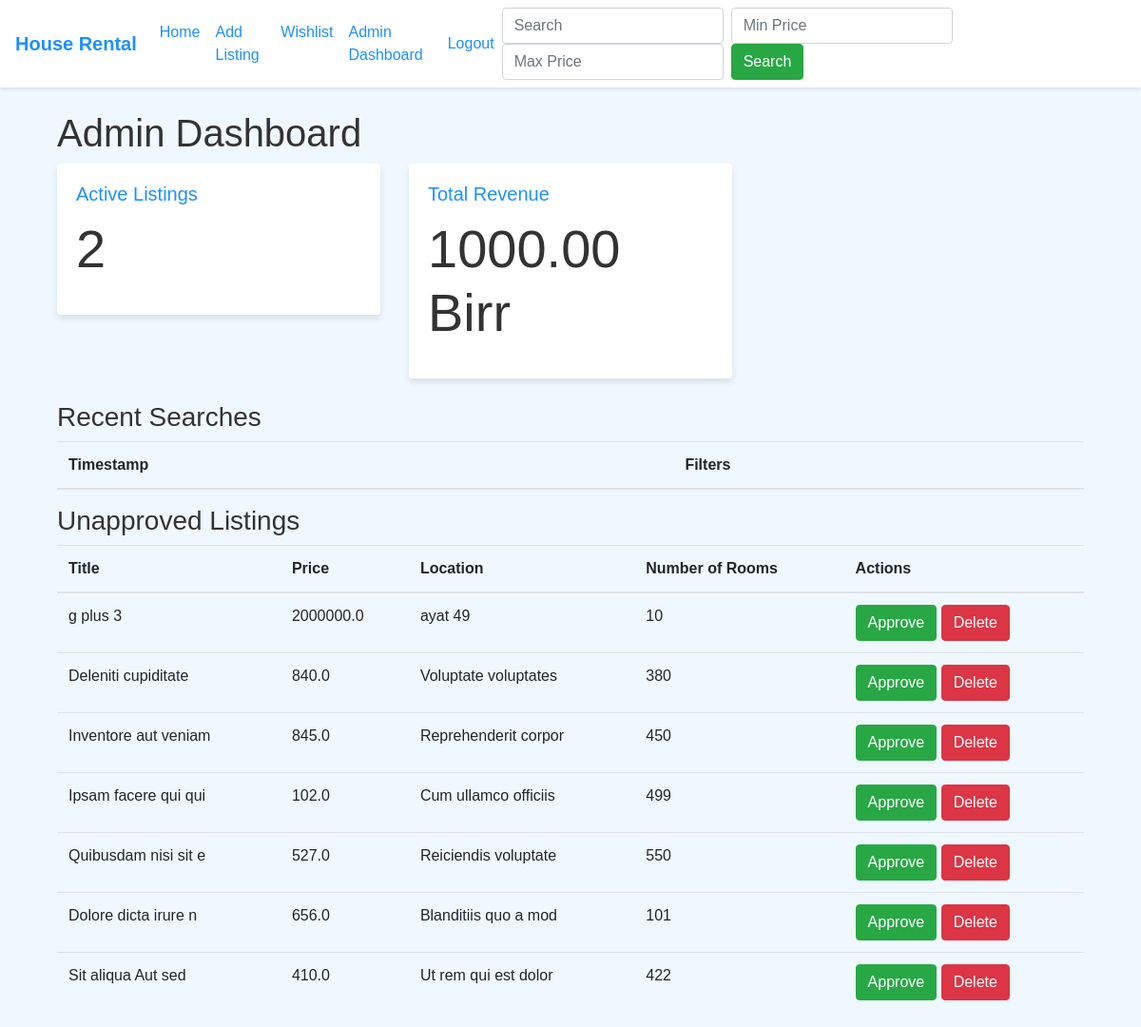
The app's page /admin_dashboard (signed in) with its own data.
### app.py (models this page shows)
class HouseListing(db.Model):
    id = db.Column(db.Integer, primary_key=True)
    title = db.Column(db.String(100), nullable=False)
    price = db.Column(db.Float, nullable=False)
    location = db.Column(db.String(100), nullable=False)
    number_of_rooms = db.Column(db.Integer, nullable=False)
    amenities = db.Column(db.String(200))
    user_id = db.Column(db.Integer, db.ForeignKey('user.id'), nullable=False)
    contact = db.Column(db.String(100))
    images = db.relationship('Image', backref='house_listing', lazy=True)
    screenshot = db.relationship('Screenshot', backref='house_listing', lazy=True)
    payDate = db.Column(db.String, nullable=True)

### app.py (the view)
@app.route("/admin_dashboard", methods=['GET'])
@login_required
def admin_dashboard():
    if not current_user.is_authenticated:
        flash('Please log in to access the admin dashboard.', 'error')
        return redirect(url_for('login'))
    if current_user.role != 'admin':
        flash('You are not authorized to access the admin dashboard.', 'error')
        return redirect(url_for('home'))
    active_listings = HouseListing.query.filter(HouseListing.payDate != None).count()
    revenue = active_listings * 500  # Assuming each listing costs 500 birr
    unapproved_listings = HouseListing.query.filter(HouseListing.payDate.is_(None)).all()
    search_trends = [] # db.session.query(SearchTrend).order_by(SearchTrend.count.desc()).limit(5).all()
    return render_template('admin_dashboard.html',
                           active_listings=active_listings,
                           revenue=revenue,
                           search_trends=search_trends,
                           unapproved_listings=unapproved_listings
                           )

### app.py (called while the page is built)
@login_manager.user_loader
def load_user(user_id):
    return User.query.get(int(user_id))

### templates/admin_dashboard.html (shortened to what this page needs)
{% extends "base.html" %}
{% block content %}
<!DOCTYPE html>
<html lang="en">
<head>
</head>
<body>
    <div class="container mt-4">
        <h1>Admin Dashboard</h1>
        <div class="row mb-4">
            <div class="col-md-4">
                <div class="card">
                    <div class="card-body">
                        <h5 class="card-title">Active Listings</h5>
                        <p class="display-4">{{ active_listings }}</p>
                    </div>
                </div>
            </div>
            <div class="col-md-4">
                <div class="card">
                    <div class="card-body">
                        <h5 class="card-title">Total Revenue</h5>
                        <p class="display-4">{{ "%.2f"|format(revenue) }} Birr</p>
                    </div>
                </div>
            </div>
        </div>
        <h3>Recent Searches</h3>
        <table class="table">
            <thead>
                <tr>
                    <th>Timestamp</th>
                    <th>Filters</th>
                </tr>
            </thead>
        </table>
        <h3>Unapproved Listings</h3>
        <table class="table">
            <thead>
                <tr>
                    <th>Title</th>
                    <th>Price</th>
                    <th>Location</th>
                    <th>Number of Rooms</th>
                    <th>Actions</th>
                </tr>
            </thead>
            <tbody>
                {% for listing in unapproved_listings %}
                <tr>
                    <td>{{ listing.title }}</td>
                    <td>{{ listing.price }}</td>
                    <td>{{ listing.location }}</td>
                    <td>{{ listing.number_of_rooms }}</td>
                    <td>
                        <a href="{{ url_for('approve_listing', listing_id=listing.id) }}" class="btn btn-success">Approve</a>
                        <a href="{{ url_for('delete_listing', listing_id=listing.id) }}" class="btn btn-danger" onclick="return confirm('Are you sure you want to delete this listing?')">Delete</a>
                    </td>
                </tr>
                {% endfor %}
            </tbody>
        </table>
    </div>
</body>
</html>
{% endblock %}

### templates/base.html (shortened to what this page needs)
<!DOCTYPE html>
<html lang="en">
<head>
    <link rel="stylesheet" href="https://stackpath.bootstrapcdn.com/bootstrap/4.5.2/css/bootstrap.min.css">
    <link rel="stylesheet" href="{{ url_for('static', filename='style.css') }}">
    <link rel="stylesheet" href="https://cdnjs.cloudflare.com/ajax/libs/font-awesome/6.0.0/css/all.min.css" />
</head>
<body>
    <nav class="navbar navbar-expand-lg navbar-dark bg-primary">
        <a class="navbar-brand" href="{{ url_for('home') }}">House Rental</a>
        <div class="collapse navbar-collapse" id="navbarNav">
            <ul class="navbar-nav mr-auto">
                <li class="nav-item">
                    <a class="nav-link" href="{{ url_for('home') }}">Home</a>
                </li>
                {% if current_user.is_authenticated %}
                <li class="nav-item">
                    <a class="nav-link" href="{{ url_for('add_listing') }}">Add Listing</a>
                </li>
                <li class="nav-item">
                    <a class="nav-link" href="{{ url_for('wishlist') }}">Wishlist</a>
                </li>
                {% if current_user.is_authenticated and current_user.role == 'admin' %}
                  <li class="nav-item">
                    <a class="nav-link" href="{{ url_for('admin_dashboard') }}">Admin Dashboard</a>
                  </li>
                {% endif %}
                {% endif %}
            </ul>
            <ul class="navbar-nav">
              {% if current_user.is_authenticated %}
                <li class="nav-item">
                    <a class="nav-link" href="{{ url_for('logout') }}" onclick="return confirmLogout()">Logout</a>
                </li>
              {% endif %}
            </ul>
            <form class="form-inline my-2 my-lg-0" action="{{ url_for('search') }}" method="get">
                <input class="form-control mr-sm-2" type="search" placeholder="Search" aria-label="Search" name="query">
                <input class="form-control mr-sm-2" type="number" placeholder="Min Price" name="min_price">
                <input class="form-control mr-sm-2" type="number" placeholder="Max Price" name="max_price">
                <button class="btn btn-success my-2 my-sm-0" type="submit">Search</button>
            </form>
        </div>
    </nav>
    <div class="container mt-4">
        {% block content %}{% endblock %}
    </div>
</body>
</html>

### static/style.css (style rules this page uses)
body { font-family: Arial, sans-serif; background-color: #f0f8ff; color: #333; }
.navbar { margin-bottom: 20px; background-color: #ffffff !important; box-shadow: 0 2px 4px rgba(0, 0, 0, 0.1); }
.navbar-brand { color: #1e90ff !important; font-weight: bold; }
.nav-link { color: #1e90ff !important; }
.card { border: none; box-shadow: 0 4px 6px rgba(0, 0, 0, 0.1); transition: transform 0.2s; }
.card-title { color: #1e90ff; }

### records on screen
HouseListing: title "g plus 3", price "2000000.0", location "ayat 49", number_of_rooms "10"
HouseListing: title "Deleniti cupiditate", price "840.0", location "Voluptate voluptates", number_of_rooms "380"
HouseListing: title "Inventore aut veniam", price "845.0", location "Reprehenderit corpor", number_of_rooms "450"
HouseListing: title "Ipsam facere qui qui", price "102.0", location "Cum ullamco officiis", number_of_rooms "499"
HouseListing: title "Quibusdam nisi sit e", price "527.0", location "Reiciendis voluptate", number_of_rooms "550"
HouseListing: title "Dolore dicta irure n", price "656.0", location "Blanditiis quo a mod", number_of_rooms "101"
HouseListing: title "Sit aliqua Aut sed", price "410.0", location "Ut rem qui est dolor", number_of_rooms "422"

### other values on screen
{{ active_listings }} "2"
{{ "%.2f"|format(revenue) }} "1000.00"
